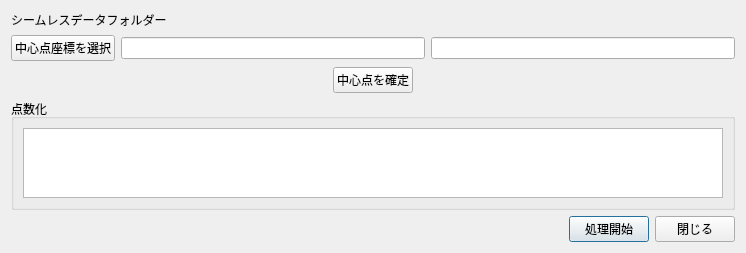
<?xml version="1.0" encoding="UTF-8"?>
<ui version="4.0">
 <class>Dialog</class>
 <widget class="QDialog" name="Dialog">
  <property name="geometry">
   <rect>
    <x>0</x>
    <y>0</y>
    <width>738</width>
    <height>232</height>
   </rect>
  </property>
  <property name="windowTitle">
   <string>HMGデータ作成</string>
  </property>
  <layout class="QGridLayout" name="gridLayout">
   <item row="5" column="1">
    <widget class="QGroupBox" name="groupBox">
     <property name="title">
      <string>点数化</string>
     </property>
     <layout class="QGridLayout" name="gridLayout_2">
      <item row="0" column="0">
       <widget class="QListView" name="listView">
        <property name="minimumSize">
         <size>
          <width>700</width>
          <height>0</height>
         </size>
        </property>
       </widget>
      </item>
     </layout>
    </widget>
   </item>
   <item row="7" column="1">
    <layout class="QHBoxLayout" name="horizontalLayout">
     <item>
      <spacer name="horizontalSpacer_3">
       <property name="orientation">
        <enum>Qt::Horizontal</enum>
       </property>
       <property name="sizeHint" stdset="0">
        <size>
         <width>60</width>
         <height>20</height>
        </size>
       </property>
      </spacer>
     </item>
     <item>
      <widget class="QPushButton" name="pushButton_run">
       <property name="text">
        <string>処理開始</string>
       </property>
      </widget>
     </item>
     <item>
      <widget class="QPushButton" name="pushButton_cancel">
       <property name="text">
        <string>閉じる</string>
       </property>
      </widget>
     </item>
    </layout>
   </item>
   <item row="2" column="1">
    <layout class="QHBoxLayout" name="horizontalLayout_2">
     <item>
      <widget class="QPushButton" name="pushButton_choosepnt">
       <property name="text">
        <string>中心点座標を選択</string>
       </property>
      </widget>
     </item>
     <item>
      <widget class="QLineEdit" name="lineEdit_x"/>
     </item>
     <item>
      <widget class="QLineEdit" name="lineEdit_y"/>
     </item>
    </layout>
   </item>
   <item row="3" column="1">
    <layout class="QHBoxLayout" name="horizontalLayout_3">
     <item>
      <spacer name="horizontalSpacer_2">
       <property name="orientation">
        <enum>Qt::Horizontal</enum>
       </property>
       <property name="sizeHint" stdset="0">
        <size>
         <width>40</width>
         <height>20</height>
        </size>
       </property>
      </spacer>
     </item>
     <item>
      <widget class="QPushButton" name="pushButton_mesh">
       <property name="text">
        <string>中心点を確定</string>
       </property>
      </widget>
     </item>
     <item>
      <spacer name="horizontalSpacer">
       <property name="orientation">
        <enum>Qt::Horizontal</enum>
       </property>
       <property name="sizeHint" stdset="0">
        <size>
         <width>40</width>
         <height>20</height>
        </size>
       </property>
      </spacer>
     </item>
    </layout>
   </item>
   <item row="0" column="1">
    <layout class="QHBoxLayout" name="horizontalLayout_4">
     <item>
      <widget class="QLabel" name="label">
       <property name="text">
        <string>シームレスデータフォルダー</string>
       </property>
      </widget>
     </item>
     <item>
      <widget class="QgsFileWidget" name="mQgsFileWidget"/>
     </item>
    </layout>
   </item>
  </layout>
 </widget>
 <customwidgets>
  <customwidget>
   <class>QgsFileWidget</class>
   <extends>QWidget</extends>
   <header>qgsfilewidget.h</header>
  </customwidget>
 </customwidgets>
 <resources/>
 <connections/>
</ui>
